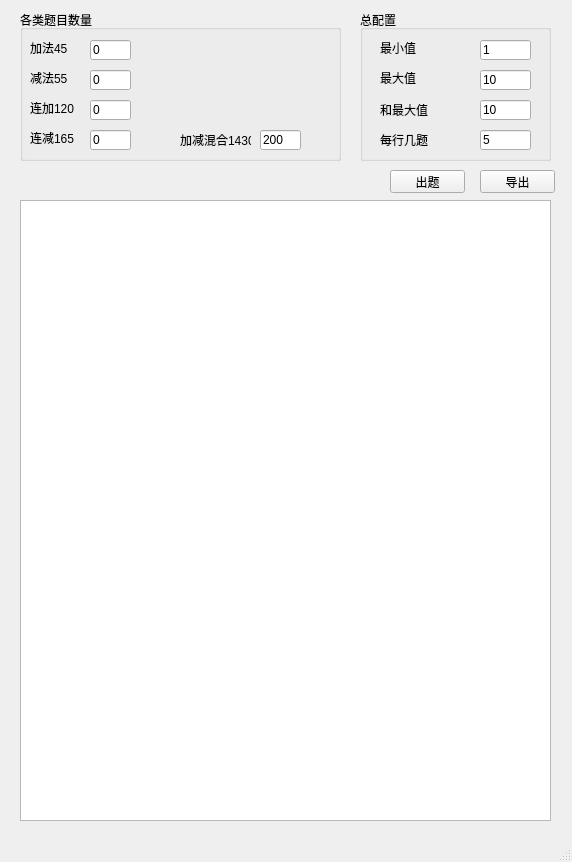
<?xml version="1.0" encoding="UTF-8"?>
<ui version="4.0">
 <class>MainWindow</class>
 <widget class="QMainWindow" name="MainWindow">
  <property name="geometry">
   <rect>
    <x>0</x>
    <y>0</y>
    <width>572</width>
    <height>862</height>
   </rect>
  </property>
  <property name="windowTitle">
   <string>出题</string>
  </property>
  <widget class="QWidget" name="centralwidget">
   <widget class="QGroupBox" name="groupBox">
    <property name="geometry">
     <rect>
      <x>20</x>
      <y>10</y>
      <width>321</width>
      <height>151</height>
     </rect>
    </property>
    <property name="title">
     <string>各类题目数量</string>
    </property>
    <widget class="QLabel" name="label">
     <property name="geometry">
      <rect>
       <x>10</x>
       <y>30</y>
       <width>51</width>
       <height>16</height>
      </rect>
     </property>
     <property name="font">
      <font>
       <weight>50</weight>
       <bold>false</bold>
      </font>
     </property>
     <property name="text">
      <string>加法45</string>
     </property>
    </widget>
    <widget class="QLineEdit" name="plus">
     <property name="geometry">
      <rect>
       <x>70</x>
       <y>30</y>
       <width>41</width>
       <height>20</height>
      </rect>
     </property>
     <property name="layoutDirection">
      <enum>Qt::LeftToRight</enum>
     </property>
     <property name="text">
      <string>0</string>
     </property>
    </widget>
    <widget class="QLineEdit" name="minus">
     <property name="geometry">
      <rect>
       <x>70</x>
       <y>60</y>
       <width>41</width>
       <height>20</height>
      </rect>
     </property>
     <property name="text">
      <string>0</string>
     </property>
    </widget>
    <widget class="QLabel" name="label_3">
     <property name="geometry">
      <rect>
       <x>10</x>
       <y>60</y>
       <width>51</width>
       <height>16</height>
      </rect>
     </property>
     <property name="text">
      <string>减法55</string>
     </property>
    </widget>
    <widget class="QLabel" name="label_5">
     <property name="geometry">
      <rect>
       <x>10</x>
       <y>90</y>
       <width>51</width>
       <height>16</height>
      </rect>
     </property>
     <property name="text">
      <string>连加120</string>
     </property>
    </widget>
    <widget class="QLineEdit" name="plus2">
     <property name="geometry">
      <rect>
       <x>70</x>
       <y>90</y>
       <width>41</width>
       <height>20</height>
      </rect>
     </property>
     <property name="text">
      <string>0</string>
     </property>
    </widget>
    <widget class="QLineEdit" name="minus2">
     <property name="geometry">
      <rect>
       <x>70</x>
       <y>120</y>
       <width>41</width>
       <height>20</height>
      </rect>
     </property>
     <property name="text">
      <string>0</string>
     </property>
    </widget>
    <widget class="QLabel" name="label_6">
     <property name="geometry">
      <rect>
       <x>10</x>
       <y>120</y>
       <width>51</width>
       <height>16</height>
      </rect>
     </property>
     <property name="text">
      <string>连减165</string>
     </property>
    </widget>
    <widget class="QLabel" name="label_9">
     <property name="geometry">
      <rect>
       <x>160</x>
       <y>120</y>
       <width>71</width>
       <height>20</height>
      </rect>
     </property>
     <property name="text">
      <string>加减混合1430</string>
     </property>
    </widget>
    <widget class="QLineEdit" name="mix2">
     <property name="geometry">
      <rect>
       <x>240</x>
       <y>120</y>
       <width>41</width>
       <height>20</height>
      </rect>
     </property>
     <property name="text">
      <string>200</string>
     </property>
    </widget>
   </widget>
   <widget class="QGroupBox" name="groupBox_2">
    <property name="geometry">
     <rect>
      <x>360</x>
      <y>10</y>
      <width>191</width>
      <height>151</height>
     </rect>
    </property>
    <property name="title">
     <string>总配置</string>
    </property>
    <widget class="QLabel" name="label_2">
     <property name="geometry">
      <rect>
       <x>20</x>
       <y>30</y>
       <width>71</width>
       <height>16</height>
      </rect>
     </property>
     <property name="text">
      <string>最小值</string>
     </property>
    </widget>
    <widget class="QLineEdit" name="n_min">
     <property name="geometry">
      <rect>
       <x>120</x>
       <y>30</y>
       <width>51</width>
       <height>20</height>
      </rect>
     </property>
     <property name="text">
      <string>1</string>
     </property>
    </widget>
    <widget class="QLineEdit" name="n_sum">
     <property name="geometry">
      <rect>
       <x>120</x>
       <y>90</y>
       <width>51</width>
       <height>20</height>
      </rect>
     </property>
     <property name="text">
      <string>10</string>
     </property>
    </widget>
    <widget class="QLabel" name="label_4">
     <property name="geometry">
      <rect>
       <x>20</x>
       <y>90</y>
       <width>71</width>
       <height>20</height>
      </rect>
     </property>
     <property name="text">
      <string>和最大值</string>
     </property>
    </widget>
    <widget class="QLineEdit" name="n_max">
     <property name="geometry">
      <rect>
       <x>120</x>
       <y>60</y>
       <width>51</width>
       <height>20</height>
      </rect>
     </property>
     <property name="text">
      <string>10</string>
     </property>
    </widget>
    <widget class="QLabel" name="label_7">
     <property name="geometry">
      <rect>
       <x>20</x>
       <y>60</y>
       <width>71</width>
       <height>16</height>
      </rect>
     </property>
     <property name="text">
      <string>最大值</string>
     </property>
    </widget>
    <widget class="QLabel" name="label_10">
     <property name="geometry">
      <rect>
       <x>20</x>
       <y>120</y>
       <width>71</width>
       <height>20</height>
      </rect>
     </property>
     <property name="text">
      <string>每行几题</string>
     </property>
    </widget>
    <widget class="QLineEdit" name="n_row">
     <property name="geometry">
      <rect>
       <x>120</x>
       <y>120</y>
       <width>51</width>
       <height>20</height>
      </rect>
     </property>
     <property name="text">
      <string>5</string>
     </property>
    </widget>
   </widget>
   <widget class="QTextBrowser" name="message_show">
    <property name="geometry">
     <rect>
      <x>20</x>
      <y>200</y>
      <width>531</width>
      <height>621</height>
     </rect>
    </property>
   </widget>
   <widget class="QLabel" name="label_title">
    <property name="geometry">
     <rect>
      <x>20</x>
      <y>170</y>
      <width>191</width>
      <height>20</height>
     </rect>
    </property>
    <property name="text">
     <string/>
    </property>
   </widget>
   <widget class="QLabel" name="label_8">
    <property name="geometry">
     <rect>
      <x>210</x>
      <y>170</y>
      <width>161</width>
      <height>20</height>
     </rect>
    </property>
    <property name="lineWidth">
     <number>6</number>
    </property>
    <property name="text">
     <string/>
    </property>
   </widget>
   <widget class="QPushButton" name="report_btn">
    <property name="geometry">
     <rect>
      <x>480</x>
      <y>170</y>
      <width>75</width>
      <height>23</height>
     </rect>
    </property>
    <property name="text">
     <string>导出</string>
    </property>
   </widget>
   <widget class="QPushButton" name="creat_btn">
    <property name="geometry">
     <rect>
      <x>390</x>
      <y>170</y>
      <width>75</width>
      <height>23</height>
     </rect>
    </property>
    <property name="text">
     <string>出题</string>
    </property>
   </widget>
  </widget>
  <widget class="QMenuBar" name="menubar">
   <property name="geometry">
    <rect>
     <x>0</x>
     <y>0</y>
     <width>572</width>
     <height>23</height>
    </rect>
   </property>
  </widget>
  <widget class="QStatusBar" name="statusbar"/>
 </widget>
 <resources/>
 <connections/>
</ui>
